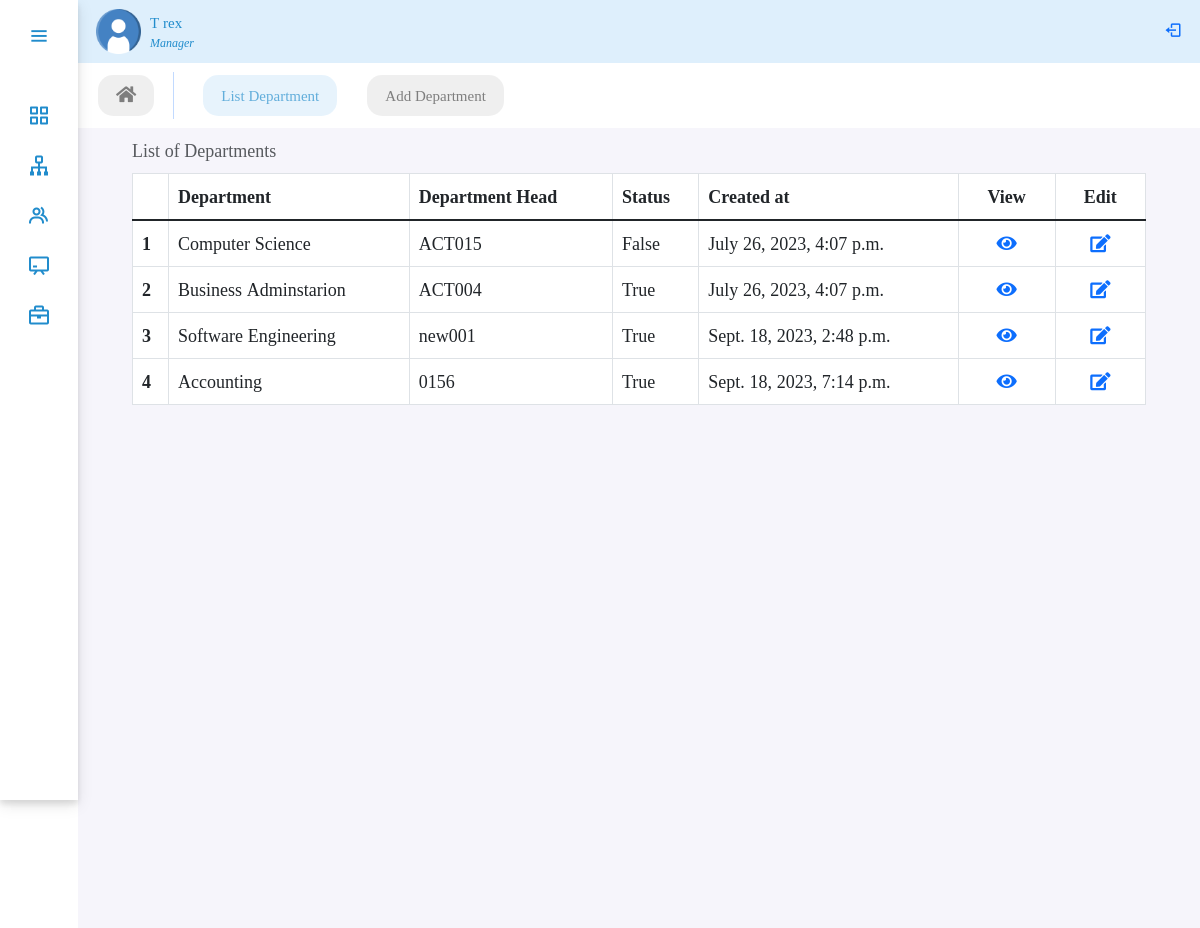
The app's page /panel/department (signed in) with its own data.
### performance/models.py (models this page shows, shortened)
class CustomUser(AbstractBaseUser, PermissionsMixin):
    user_id = models.CharField(max_length=10, unique=True)
    first_name = models.CharField(max_length=30)
    last_name = models.CharField(max_length=30)
    is_active = models.BooleanField(default=True)
    is_manager = models.BooleanField(default=False)
    is_employee = models.BooleanField(default=False)
    is_admin = models.BooleanField(default=False)
    is_staff = models.BooleanField(default=False)
    is_superuser = models.BooleanField(default=False)
    objects = UserManager()
    USERNAME_FIELD = 'user_id'
    REQUIRED_FIELDS = ['first_name', 'last_name']
    class Meta:
        permissions = [
            ("view_manager_pages", "Can view manager pages"),
            ("view_employee_pages", "Can view employee pages"),
        ]
    def __str__(self):
        return self.user_id

class Department(models.Model):
    department_name = models.CharField(max_length=100, null=True)
    department_head = models.ForeignKey(
        CustomUser, on_delete=models.SET_NULL, related_name='head_of_department', blank=True, null=True)
    status = models.BooleanField(default=True, null=True)
    created_at = models.DateTimeField(auto_now_add=True, null=True)
    updated_at = models.DateTimeField(auto_now=True, null=True)

### performance/views.py (the view)
# urls.py: path('panel/department', views.DepartmentListView.as_view(), name='department'),
class DepartmentListView(UserPassesTestMixin, ListView):
    model = Department
    template_name = 'performance/department/department.html'
    context_object_name = 'departments'
    def test_func(self):
        return is_manager(self.request.user)

### performance/views.py (called while the page is built)
def is_manager(user):
    return user.is_authenticated and user.is_manager

### performance/templates/performance/department/department.html (shortened to what this page needs)
{% extends 'performance/adminPanel.html' %}
{% load static %}
{% block body %}
<ul class="nav panelNav fw-medium">
    <li class="nav-item">
        <a class="nav-link" href="{% url 'dashboard' %}"><i class="fa fa-home"></i></a>
    </li>
    <li class="nav-item">
        <a class="nav-link active" href="{% url 'department' %}">List Department</a>
    </li>
    <li class="nav-item">
        <a class="nav-link " href="{% url 'department_create' %}">Add Department</a>
    </li>
</ul>
<div class="table-responsive table-hover home-section px-lg-5">
    <table class="table table-bordered caption-top">
        <caption>List of Departments</caption>
        <thead>
            <tr>
                <th></th>
                <th scope="col">Department</th>
                <th scope="col">Department Head</th>
                <th scope="col">Status</th>
                <th scope="col">Created at</th>
                <th class="px-3 text-center">View</th>
                <th class="px-3 text-center">Edit</th>
            </tr>
        </thead>
        <tbody class="table-group-divider">
            {% for department in departments %}
            <tr>
                <th scope="row">{{ forloop.counter }}</th>
                <td>{{ department.department_name }}</td>
                <td>{{ department.department_head }}</td>
                <td>{{ department.status }}</td>
                <td>{{ department.created_at }}</td>
                <td class="text-center"><a href="{% url 'department_detail' department.pk %}"><i class="fas fa-eye"></i></a></td>
                <td class="text-center"><a href="{% url 'department_update' department.pk %}"><i class="fas fa-edit"></i></a></td>
            </tr>
            {% endfor %}
        </tbody>
    </table>
</div>
{% endblock body %}

### performance/templates/performance/adminPanel.html (shortened to what this page needs)
{% extends 'performance/base.html' %}
{% load static %}
{% block sidebar %}
<div class="sidebar">
  <div class="logo_details">
    <i class="bx bx-menu" id="btns"></i>
  </div>
  <ul class="nav-list">
    <li>
      {% if user.is_manager %}
       <a href="{% url 'dashboard' %}">
        <i class="bx bx-grid-alt"></i>
      </a>
      {% endif %}
    </li>
    {% if user.is_manager %}
    <li>
      <a href="{% url 'department' %}">
        <i class="bx bx-sitemap"></i>
      </a>
    </li>
    {% endif %}
    {% if user.is_manager %}
    <li>
      <a href="{% url 'employees'  %}">
        <i class="bx bx-group"></i>
      </a>
    </li>
    {% endif %}
    <li>
      {% if user.is_manager %}
      <a href="{% url 'training' %}">
        <i class="bx bx-chalkboard"></i>
      </a>
      {% endif %}
    </li>
     <li>
      {% if user.is_manager %}
      <a href="{% url 'development' %}">
        <i class="bx bx-briefcase"></i>
      </a>
      {% endif %}
    </li>
  </ul>
</div>
<nav class="navbar mainNav">
    <ul class="nav">
      <li class="nav-item profile">
        <div class="profile_details d-flex mx-3">
          <img src="{% static 'performance/images/user.png' %}" width="45" alt="">
          <div class="profile_content mx-2 my-auto">
            <div class="name">{{user.first_name}} {{user.last_name}}</div>
            {% if user.is_manager %}
            <div class="designation">Manager</div>
            {% endif %}
          </div>
        </div>
      </li>
    </ul>
    <span class="navbar-text small pe-3">
      <form action="{% url 'logout' %}" method="post">
      <button type="submit" style="border:none; background:transparent; "> <i class="bx bx-log-out text-primary" id="log_out"></i></button>
    </form>
    </span>
</nav>
{% endblock sidebar %}

### performance/static/performance/css/style.css (style rules this page uses)
:root { --color-default: #218ccc; --color-second:#DEEFFC; --color-white:#fff; --color-body:#e4e9f7; --color-light:#e0e0e0; }
* { margin: 0; padding: 0; font-size: 18px; font-family: 'Noto Serif Georgian', serif; text-align: justify; box-sizing: border-box; }
span { color: var(--color-default); font-size: 50px; }
.sidebar { min-height: 100vh; width: 78px; padding: 6px 14px; z-index: 99; background-color: var(--color-white); transition: all .5s ease; position: fixed; top: 0; left: 0; margin: 0; padding: 0 auto; box-shadow: 0 4px 6px rgba(0, 0, 0, 0.1), 0 5px 15px rgba(0, 0, 0, 0.1); }
.sidebar .logo_details { height: 60px; display: flex; align-items: center; position: relative; }
.sidebar .logo_details #btns { position: absolute; top:50%; right: 0; transform: translateY(-50%); font-size: 23px; text-align: center; cursor: pointer; transition: all .5s ease; }
.sidebar i { color:var(--color-default); height: 60px; line-height: 60px; min-width: 50px; font-size: 25px; text-align: center; }
.sidebar .nav-list { margin-top: 30px; height: 100%; padding: 0; }
.sidebar li { position: relative; margin:8px 0; list-style: none; }
.sidebar li a { display: flex; height: 100%; width: 100%; align-items: center; text-decoration: none; position: relative; transition: all .5s ease; z-index: 12; }
.sidebar li a::after { content: ""; position: absolute; width: 100%; height: 100%; transform: scaleX(0); background-color: var(--color-second); border-radius: 5px; transition: transform 0.3s ease-in-out; transform-origin: left; z-index: -2; }
.sidebar li i { height: 42px; line-height: 40px; font-size: 24px; }
.mainNav { background-color: var(--color-second); position: relative; top: 0; left: 78px; width: calc(100% - 78px); transition: all .5s ease; z-index: 2; }
.mainNav li.profile .name, .mainNav li.profile .designation { font-size: 15px; font-weight: 400; color:var(--color-default); white-space: nowrap; }
.mainNav li.profile .designation { font-size: 12px; font-style: italic; }
.panelNav { position: relative; top: 0; left: 78px; width: calc(100% - 78px); transition: all .5s ease; z-index: 2; }
.home-section { background: rgb(246,245,251); position: relative; min-height: 100vh; top: 0; left:78px; width: calc(100% - 78px); transition: all .5s ease; z-index: 2; }
.panelNav { background-color: var(--color-white); }
.panelNav .nav-link { color: #000; background-color: var(--color-light); border-radius: 15px; font-size: 15px; margin: 12px 10px 12px 20px; opacity: 0.5; }
.panelNav .nav-link.active { opacity: 0.7; background-color: var(--color-second); color: var(--color-default); }

### records on screen
CustomUser: first_name "T", last_name "rex"
Department: department_name "Computer Science", department_head "ACT015", status "False", created_at "July 26, 2023, 4:07 p.m."
Department: department_name "Business Adminstarion", department_head "ACT004", status "True", created_at "July 26, 2023, 4:07 p.m."
Department: department_name "Software Engineering", department_head "new001", status "True", created_at "Sept. 18, 2023, 2:48 p.m."
Department: department_name "Accounting", department_head "0156", status "True", created_at "Sept. 18, 2023, 7:14 p.m."
